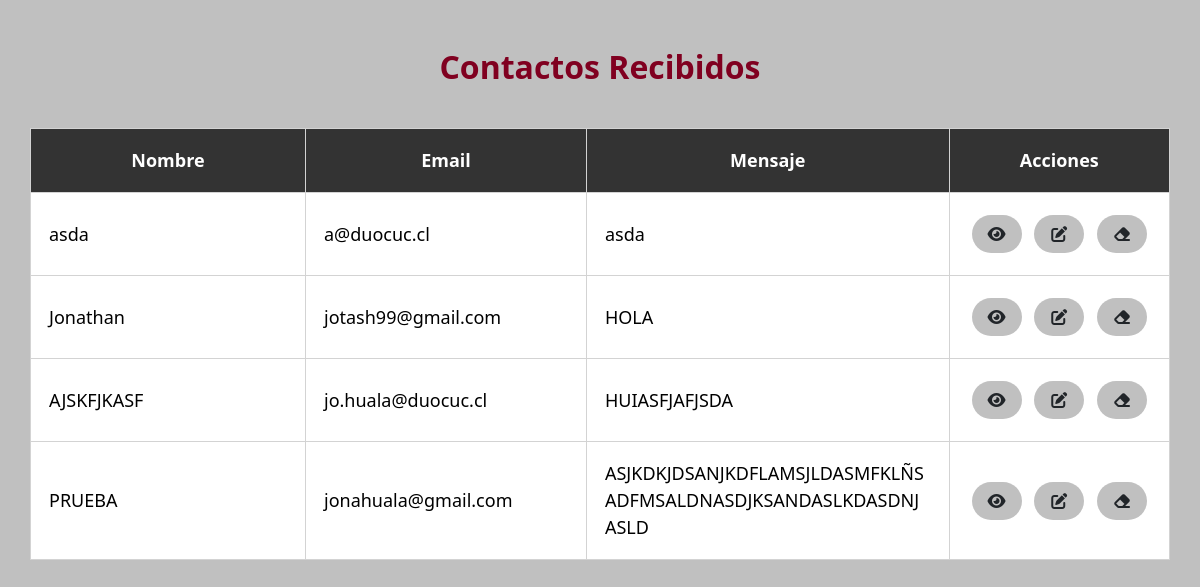
Screenshot of /contactos/ (signed in) with the database file from the repository.
### myportfolio/models.py (models this page shows, shortened)
class Contacto(models.Model):
    nombre = models.CharField(max_length=100)
    email = models.EmailField()
    mensaje = models.TextField()
    mensaje_cifrado = models.TextField()  # Campo para almacenar el mensaje cifrado
    fecha = models.DateTimeField(auto_now_add=True)

### myportfolio/views.py (the view)
# urls.py: path('contactos/', views.contacto_lista, name='contacto_lista'),
@login_required
def contacto_lista(request):
    contactos = Contacto.objects.all()
    return render(request, 'myportfolio/contacto_lista.html', {'contactos': contactos})

### myportfolio/templates/myportfolio/contacto_lista.html (shortened to what this page needs)
{% extends 'base_generic.html' %} {% block content %}
<div class="container mt-5 lista_contactos">
  <h2 class="text-center mb-4 fw-bold titulo_contactos">Contactos Recibidos</h2>
  <div class="table-responsive">
    <table class="table table-hover align-middle tabla_contactos">
      <thead class="table-dark">
        <tr>
          <th scope="col">Nombre</th>
          <th scope="col">Email</th>
          <th scope="col" class="w-25">Mensaje</th>
          <th scope="col" class="text-center">Acciones</th>
        </tr>
      </thead>
      <tbody>
        {% for contacto in contactos %}
        <tr>
          <td class="col-3">{{ contacto.nombre }}</td>
          <td class="col-3">{{ contacto.email }}</td>
          <td class="col-4 text-break">{{ contacto.mensaje }}</td>
          <td class="col-2 text-center">
            <a
              href="{% url 'contacto_detalle' contacto.pk %}"
              class="btn boton_lista m-1"
            >
              <i class="fa-solid fa-eye"></i>
            </a>
            <a
              href="{% url 'contacto_editar' contacto.pk %}"
              class="btn boton_lista m-1"
            >
              <i class="fa-solid fa-pen-to-square"></i>
            </a>
            <form
              method="POST"
              action="{% url 'contacto_eliminar' contacto.pk %}"
              style="display: inline"
            >
              <button class="btn boton_lista m-1">
                <i class="fa-solid fa-eraser"></i>
              </button>
            </form>
          </td>
        </tr>
        {% endfor %}
      </tbody>
    </table>
  </div>
</div>
{% endblock %}

### myportfolio/static/css/otherstyles.css (style rules this page uses)
:root { --color1: #C0C0C0; --color1-M: #D3D3D3; --color2: #2D2D2D; --color3: #800020; --color4: #333333; }
body, html { background-color: var(--color1); margin: 0; display: flex; justify-content: center; align-items: center; }
.lista_contactos { padding: 0; }
.titulo_contactos { color: var(--color3); }
.table-responsive { overflow-x: auto; -webkit-overflow-scrolling: touch; }
.tabla_contactos { width: 100%; border-collapse: collapse; margin: 1em 0; font-size: 18px; }
.tabla_contactos td.text-break { white-space: normal; word-break: break-word; }
.tabla_contactos th, .tabla_contactos td { border: 1px solid var(--color1-M); text-align: left; padding: 1em; white-space: nowrap; }
.tabla_contactos tr { background-color: #f2f2f2; }
.tabla_contactos tr:nth-child(even) { background-color: var(--color1-M); }
.tabla_contactos th { background-color: var(--color4); color: #fff; text-align: center; }
.boton_lista { transition: 0.7s ease; background-color: var(--color1); width: 50px; margin: 0px 10px; border-radius: 10em; }

### rows the page displays
Contacto: nombre "asda", email "a@duocuc.cl", mensaje "asda"
Contacto: nombre "Jonathan", email "jotash99@gmail.com", mensaje "HOLA"
Contacto: nombre "AJSKFJKASF", email "jo.huala@duocuc.cl", mensaje "HUIASFJAFJSDA"
Contacto: nombre "PRUEBA", email "jonahuala@gmail.com", mensaje "ASJKDKJDSANJKDFLAMSJLDASMFKLÑSADFMSALDNASDJKSANDASLKDASDNJASLD"
